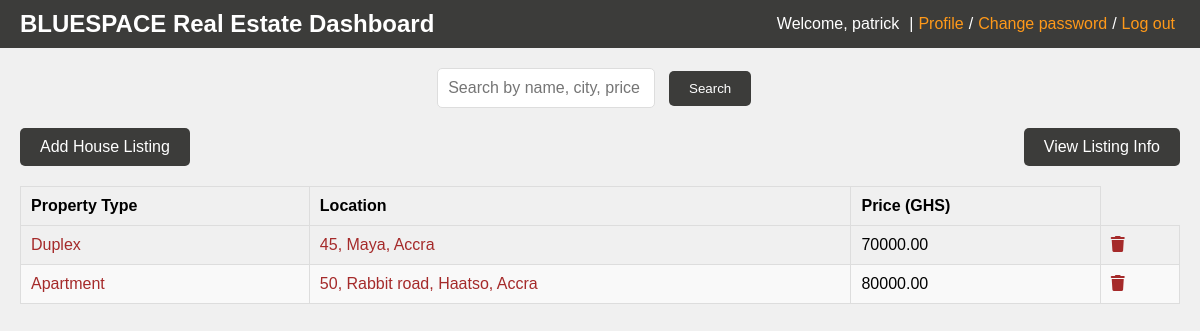
Page /seller_page (signed in) on the committed database.
### Listing/models.py (models this page shows, shortened)
class Listing(models.Model):
    property_id = models.AutoField(primary_key=True)
    title = models.CharField(max_length=200)
    description = models.TextField(blank=True)
    address = models.CharField(max_length=150)
    city = models.CharField(max_length=100)
    price = models.DecimalField(max_digits=50, decimal_places=2, blank=True)
    price_per_month = models.DecimalField(max_digits=50, decimal_places=2, blank=True)
    negotiable = models.BooleanField(default=False)
    bedrooms = models.IntegerField(blank=True, null=True)
    square_size = models.IntegerField(blank=True, null=True)
    lot_size = models.FloatField(blank=True, null=True)
    garage = models.BooleanField(default=False)
    swimming_pool = models.BooleanField(default=False)
    boys_quarters = models.BooleanField(default=False)
    furnished = models.BooleanField(default=False)
    furnished_state = models.CharField(max_length=20, choices=FUNISHED_STATE, blank=True)

### estApp/views.py (the view)
# urls.py: path('seller_page', views.seller_page, name='seller_page'),
@login_required
def seller_page(request):
    listings = Listing.objects.all()
    images = ListingImage.objects.all()
    videos = ListingVideo.objects.all()
    return render(request, 'estApp/home.html', {
        'listings': listings,
        'images': images,
        'videos': videos,
    })

### estApp/templates/estApp/home.html (shortened to what this page needs)
{% load static %}
<!DOCTYPE html>
<html>
<head>
    <link rel="stylesheet" type="text/css" href="{% static 'styles/home_style.css' %}">
    <link rel="stylesheet" href="https://cdnjs.cloudflare.com/ajax/libs/font-awesome/6.0.0-beta3/css/all.min.css">
</head>
<body>
    <header class="admin-header">
        <div class="branding">
            <h1>BLUESPACE Real Estate Dashboard</h1>
        </div>
        <div class="user-info">
            <span>Welcome, {{ user.username }}</span> |
            <a href="#">Profile</a> /
            <a href="{% url 'password_change' %}">Change password</a> /
            <a href="{% url 'login' %}">Log out</a>
        </div>
    </header>
    <div class="container">
        <div class="search-container">
            <form action="{% url 'search_results' %}" method="get">
                <input name="q" type="text" placeholder="Search by name, city, price">
                <button type="submit" class="btn">Search</button>
            </form>
        </div>
        <div class="listing-actions">
            <a href="{% url 'create_listing' %}" class="btn">Add House Listing</a>
            <a href="{% url 'view_listing' %}" class="btn">View Listing Info</a>
        </div>
        <div class="listing-table">
            <table>
                <thead>
                    <tr>
                        <th>Property Type</th>
                        <th>Location</th>
                        <th>Price (GHS)</th>
                    </tr>
                </thead>
                <tbody>
                    {% for listing in listings %}
                    <tr>
                        <td>
                            {% if listing.property_id %}
                                <a href="{% url 'listing_detail' listing.property_id %}" style="text-decoration: none;">
                                    {{ listing.title }}
                                </a>
                            {% else %}
                                {{ listing.title }}
                            {% endif %}
                        </td>
                        <td>
                            <a href="https://www.google.com/maps/search/?api=1&query={{ listing.address|urlencode }},{{ listing.city|urlencode }}" target="_blank" style="text-decoration: none;">
                                {{ listing.address }}, {{ listing.city }}
                            </a>
                        </td>
                        <td>{{ listing.price }}</td>
                        <td>
                            <a href="{% url 'delete_house_listing' listing.property_id %}" title="Delete" onclick="return confirm('Are you sure you want to delete this listing?');">
                                <i class="fas fa-trash"></i>
                            </a>
                        </td>
                    </tr>
                {% endfor %}
                </tbody>
            </table>
        </div>
    </div>
</body>
</html>

### estApp/static/styles/home_style.css (style rules this page uses)
body { font-family: Arial, sans-serif; margin: 0; padding: 0; background-color: #f0f0f0; }
.admin-header { display: flex; justify-content: space-between; align-items: center; padding: 10px 20px; background-color: #3c3c3a; color: #fff; }
.branding h1 { margin: 0; font-size: 1.5em; }
.user-info { display: flex; align-items: center; }
.user-info span { margin-right: 10px; }
.user-info a { color: #ff9919; text-decoration: none; margin: 0 5px; }
.container { padding: 20px; }
.search-container { display: flex; justify-content: center; margin-bottom: 20px; }
.search-container input { width: 60%; padding: 10px; font-size: 1em; border: 1px solid #ddd; border-radius: 5px; margin-right: 10px; }
.search-container .btn { padding: 10px 20px; background-color: #3c3c3a; color: #fff; text-decoration: none; border-radius: 5px; border: none; cursor: pointer; }
.listing-actions { display: flex; justify-content: space-between; margin-bottom: 20px; }
.listing-actions .btn { padding: 10px 20px; background-color: #3c3c3a; color: #fff; text-decoration: none; border-radius: 5px; }
.listing-table table { width: 100%; border-collapse: collapse; }
.listing-table th, .listing-table td { padding: 10px; border: 1px solid #ddd; text-align: left; }
.listing-table th { background-color: #f0f0f0; }
.listing-table tr:nth-child(even) { background-color: #f9f9f9; }
.listing-table a { color: brown; text-decoration: none; }

### rows in the picture
Listing: title "Duplex", address "45, Maya", city "Accra", price "70000.00"
Listing: title "Apartment", address "50, Rabbit road, Haatso", city "Accra", price "80000.00"

### other values in the picture
{{ user.username }} "patrick"
